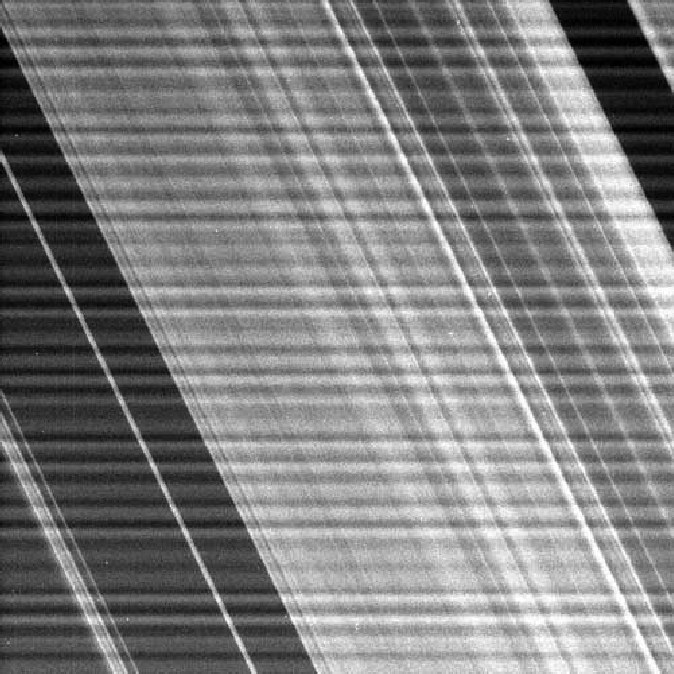
#> input picture pictures/exam3.tif, 674 x 674 px, found by its file name
$ python experiment_3.py
#> lines starting #> are read from the running program, lines starting #| are printed output that depends on the picture; after the words box and inside, x2 and y2 are one past the last pixel; in counts of white or black regions, pixels touching at a corner belong together
import numpy as np
import math
import cv2
import matplotlib.pyplot as plt

def rec(src):
    w,h = np.shape(src)
    flt = np.ones(np.shape(src))
    flt1 = np.zeros(np.shape(src))
    rx1 = w / 2
    ry1 = h / 2
    for i in range(1,w):
        for j in range(1,h):
            if abs(j-ry1) <= 5 and abs(i-rx1)>=20:
                flt1[i,j] = 1
    flt=flt-flt1
    return flt,flt1

def dftfilt(f, H):
    F = np.fft.fft2(f)
    g = np.real(np.fft.ifft2(np.multiply(H, F)))
    g = g[g.shape[0]+1:0:-1, g.shape[1]+1:0:-1]
    return g

def dft(img):
    dft = np.fft.fft2(img)
    dftshift = np.fft.fftshift(dft)
    result = np.log(np.abs(dftshift)+1)
    return result

def lvbo(img_path):
#> called with img_path = 'exam3.tif'
    img = cv2.imread(img_path, cv2.IMREAD_GRAYSCALE)
#> img is the input picture: shape (674, 674); min 0, max 255, mean 127.9
    dftshift = np.fft.fftshift(np.fft.fft2(img))
    result = dft(img)
#> in dft, `result = np.log(np.abs(dftshift)+1)`:
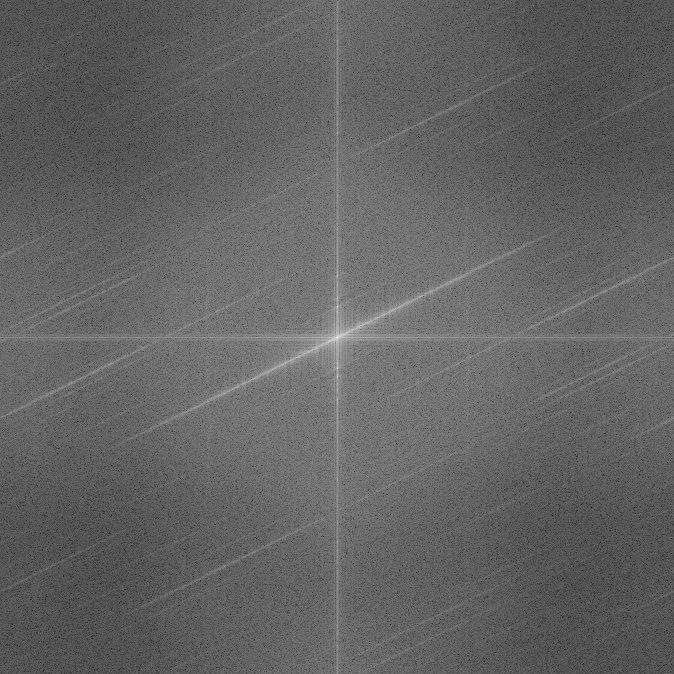
#> result: shape (674, 674) float64; min 1.49, max 17.88, mean 7.9; drawn with min black and max white
    H,H2 = rec(dftshift)
#> after the loop in rec, `for i in range(1,w):`:
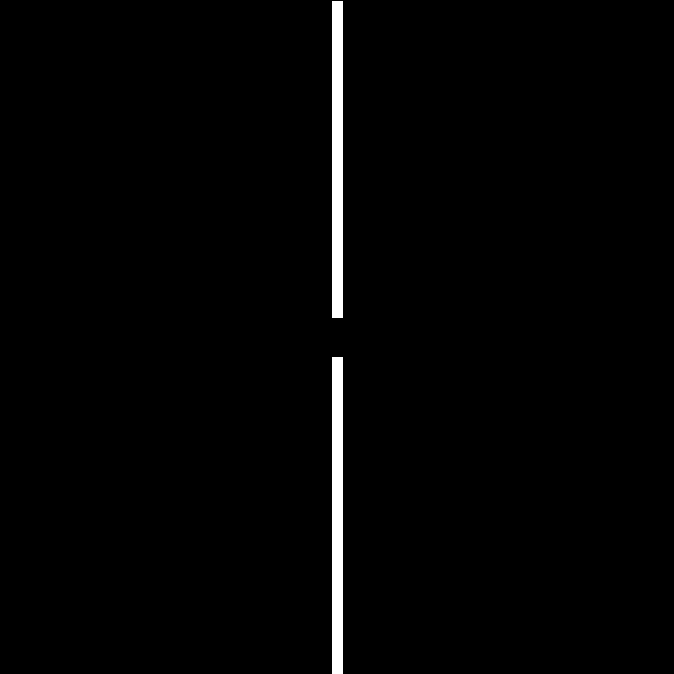
#> flt1: shape (674, 674) float64; values 0 (black) and 1 (white), 1.5% white; 2 white regions, box (x1, y1, x2, y2) and area: (332, 1, 343, 318) 3487, (332, 357, 343, 674) 3487
    result2 = np.fft.fftshift(H)
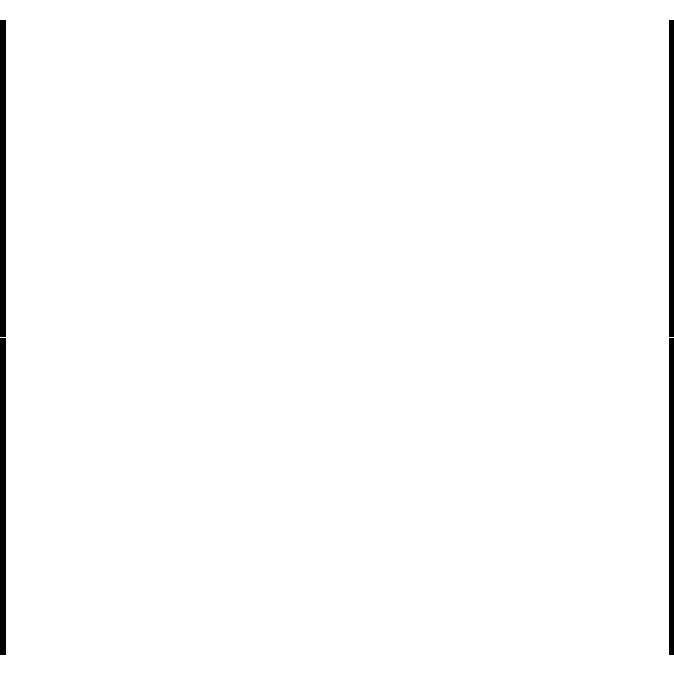
#> result2: shape (674, 674) float64; values 0 (black) and 1 (white), 98.5% white; 4 black regions, box (x1, y1, x2, y2) and area: (0, 20, 6, 337) 1902, (0, 338, 6, 655) 1902, (669, 20, 674, 337) 1585, (669, 338, 674, 655) 1585
    result3 = dftfilt(img, result2)
#> in dftfilt, `g = g[g.shape[0]+1:0:-1, g.shape[1]+1:0:-1]`:
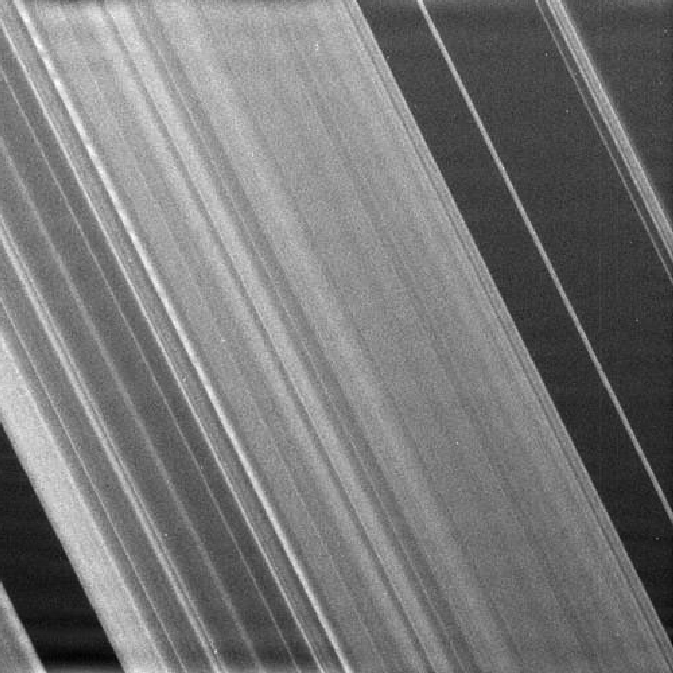
#> g: shape (673, 673) float64; min -11.23, max 283.5, mean 128.1; drawn with min black and max white
    result2_2 = np.fft.fftshift(H2)
    result3_2 = dftfilt(img,result2_2)
#> in dftfilt (call 2), `g = np.real(np.fft.ifft2(np.multiply(H, F)))`:
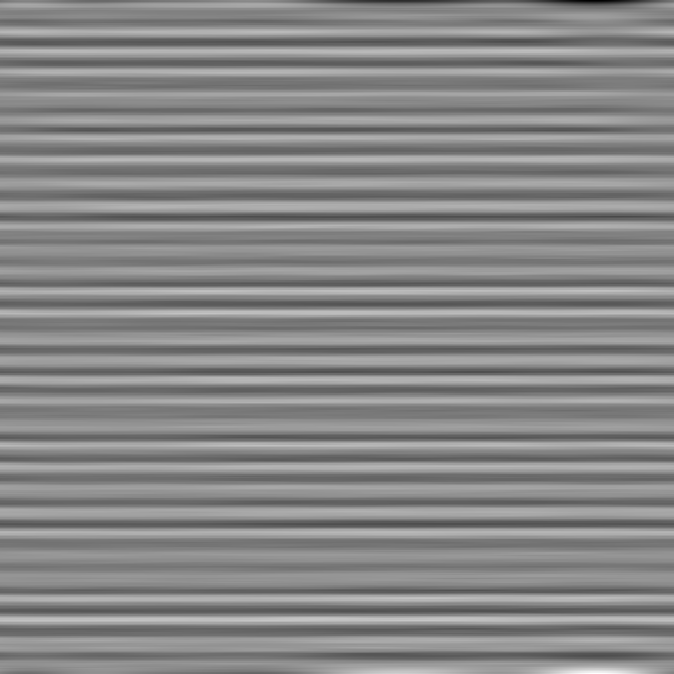
#> g: shape (674, 674) float64; min -102.2, max 90.1, mean 0; drawn with min black and max white
#> in dftfilt (call 2), `g = g[g.shape[0]+1:0:-1, g.shape[1]+1:0:-1]`:
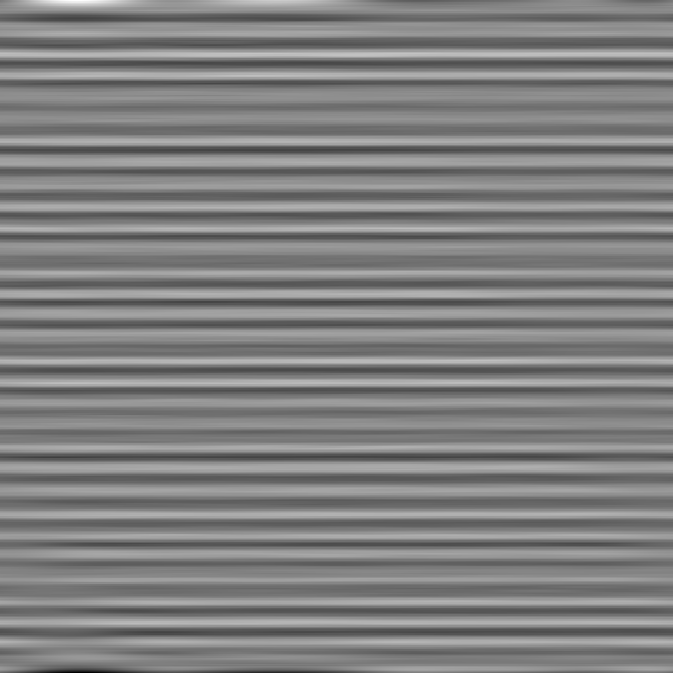
#> g: shape (673, 673) float64; min -91.39, max 90.1, mean 0.1; drawn with min black and max white
    plt.subplot(321), plt.imshow(result, cmap='gray')
    plt.subplot(322), plt.imshow(img, cmap='gray')
    plt.subplot(323), plt.imshow(H, cmap='gray')
    plt.subplot(324), plt.imshow(result3, cmap='gray')
    plt.subplot(325), plt.imshow(H2, cmap='gray')
    plt.subplot(326), plt.imshow(result3_2, cmap='gray')
    plt.show()

lvbo('exam3.tif')
img = cv2.imread('b1.jpg')
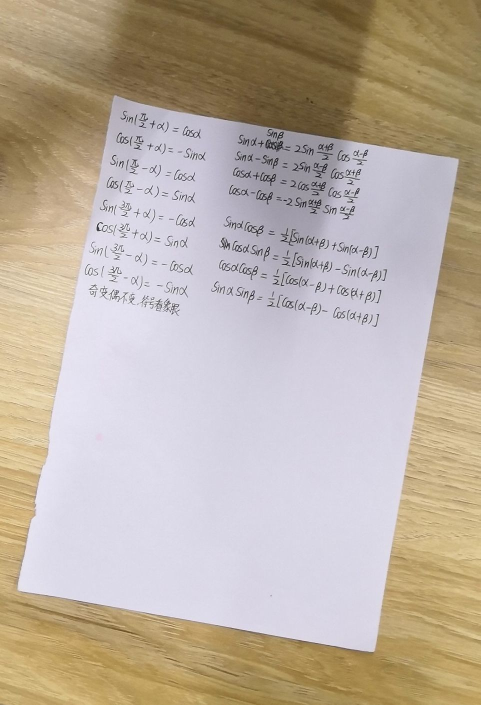
#> input picture pictures/b1.jpg, 961 x 1409 px, found by its file name (shown at 1/2 size)
#> img is the input picture: shape (1409, 961, 3); mean B, G, R 162.6, 176, 188.4
cv2.imshow('b1', img)
cv2.waitKey(0)
